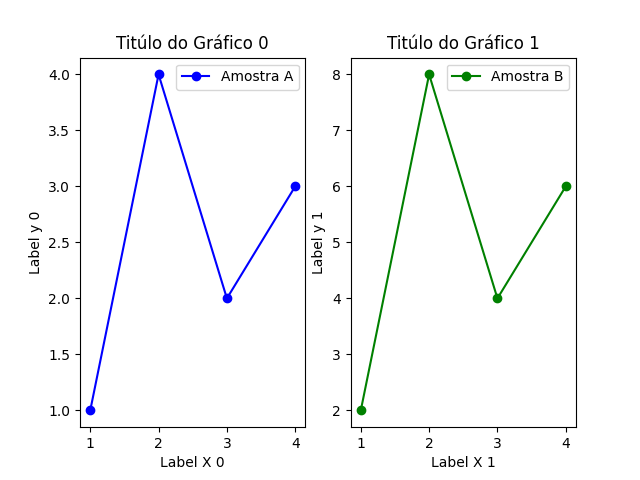

This figure's Python source:
# Grafico 1x2, 1 linha 2 coluna

# passo 1 - importa a biblioteca
import matplotlib.pyplot as plt

#passo 2 - intanciar o objeto figura
fig, ax = plt.subplots(1, 2) # 1x2

#passo 3 - Definir os dados
indices = [1,2,3,4]
amostra_a = [1,4,2,3]
amostra_b = [2,8,4,6]

#passo 4 - plotar os dados no axe/eixo(grafico)
ax[0].plot(indices, amostra_a, label="Amostra A", color = 'blue', marker = 'o')
ax[1].plot(indices, amostra_b, label="Amostra B", color = 'green', marker = 'o')

# titulo do grafico
ax[0].set_title("Titúlo do Gráfico 0")
ax[1].set_title("Titúlo do Gráfico 1")

# titulo do x
ax[0].set_xlabel("Label X 0")
ax[1].set_xlabel("Label X 1")

# titulo y
ax[0].set_ylabel("Label y 0")
ax[1].set_ylabel("Label y 1")

# a legenda
ax[0].legend()
ax[1].legend()

#passo 5 - apresentar o grafico
plt.show()
